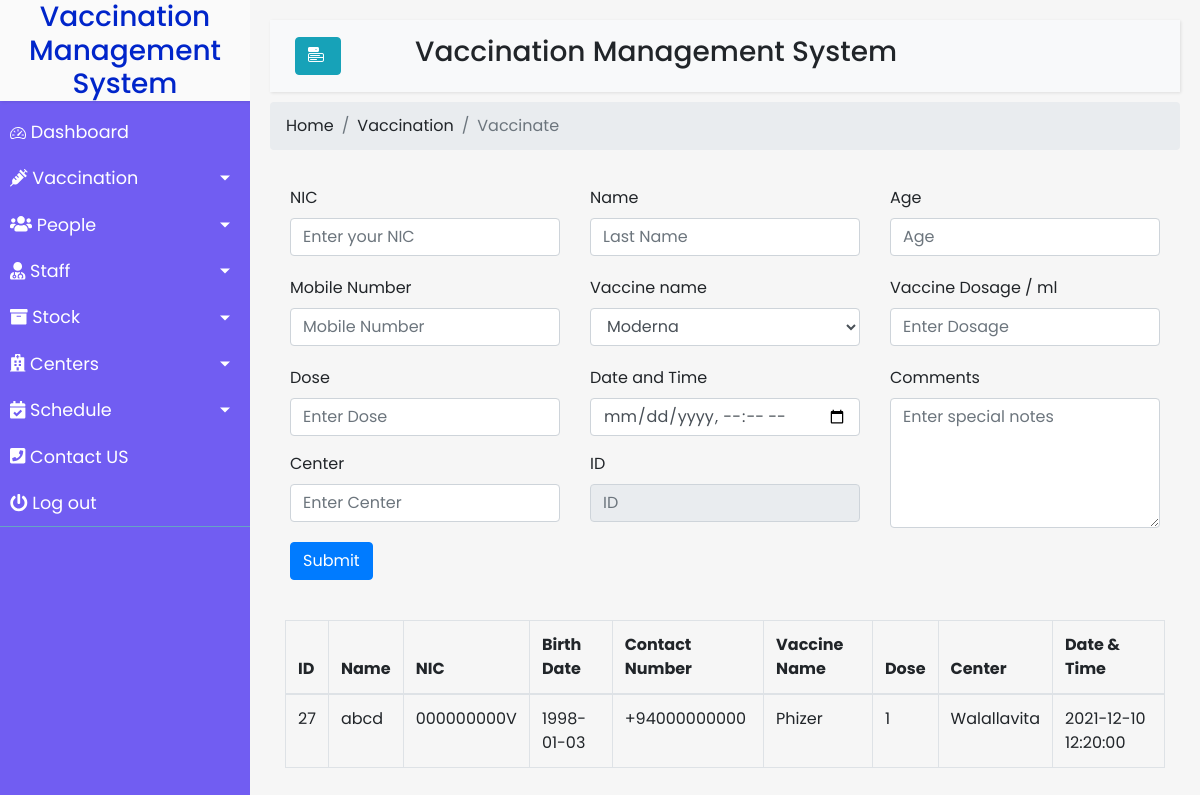
The page /Vaccination/Vaccinate.php on the database its author committed.
### tables this page shows
CREATE TABLE `schedule` (
  `id` int(11) NOT NULL,
  `nic` varchar(12) NOT NULL,
  `name` varchar(50) NOT NULL,
  `age` varchar(11) NOT NULL,
  `mobilenum` varchar(12) NOT NULL,
  `s_name` varchar(25) NOT NULL,
  `s_dose` int(11) NOT NULL,
  `s_center` varchar(25) NOT NULL,
  `s_datetime` datetime NOT NULL
);

### Vaccination/Vaccinate.php (the view, shortened to what this page needs)
<?php
include "config.php";
$result = mysqli_query($conn,"SELECT * FROM schedule order by id");
?>
<!DOCTYPE html>
<html>
<head>
    <link rel="stylesheet" href="https://stackpath.bootstrapcdn.com/bootstrap/4.1.0/css/bootstrap.min.css">
    <link rel="stylesheet" href="https://cdn.jsdelivr.net/npm/bootstrap-icons@1.5.0/font/bootstrap-icons.css">
    <link rel="stylesheet" href="Homepage.css">
    <link rel="stylesheet" href="Vac&Sched.css">
</head>
<body>
    <div class="wrapper">
        <?php include '../navbar.php' ?>
        <div id="content">
            <nav class="navbar navbar-expand-lg navbar-light bg-light">
                <div class="container-fluid">
                    <button type="button" id="sidebarCollapse" class="btn btn-info ">
                        <i class="bi bi-menu-button-fill"></i>
                    </button>
                    <h3 style="margin-right: 30%;">Vaccination Management System</h3>
                </div>
            </nav>
            <nav aria-label="breadcrumb">
                <ol class="breadcrumb">
                    <li class="breadcrumb-item"><a href="#">Home</a></li>
                    <li class="breadcrumb-item"><a href="#">Vaccination</a></li>
                    <li class="breadcrumb-item active" aria-current="page">Vaccinate</li>
                </ol>
            </nav>
              <div>
              <div class="card-body">
                                <form action="vinsert.php" method="POST">
                                    <div class="row">
                                        <div class="col-xl-4 col-md-6 col-12 mb-1">
                                            <div class="form-group">
                                                <label for="nic">NIC</label>
                                                <input type="text" class="form-control" id="nic"  name="nic"  placeholder="Enter your NIC" required/>
                                            </div>
                                        </div>
                                        <div class="col-xl-4 col-md-6 col-12 mb-1">
                                            <div class="form-group">
                                                <label for="name">Name</label>
                                                <input type="text" class="form-control" id="name"  name="name"    placeholder="Last Name" required/>
                                            </div>
                                        </div>
                                        <div class="col-xl-4 col-md-6 col-12 mb-1">
                                            <div class="form-group">
                                                <label for="age">Age</label>
                                                <input type="text" class="form-control" id="age" name="age"  placeholder="Age" required/>
                                            </div>
                                        </div>
                                        <div class="col-xl-4 col-md-6 col-12 mb-1">
                                            <div class="form-group">
                                                <label for="mobilenum">Mobile Number</label>
                                                <input type="text" class="form-control" id="mobilenum" name="mobilenum"    placeholder="Mobile Number" required/>
                                            </div>
                                        </div>
                                        <div class="col-xl-4 col-md-6 col-12 mb-1">
                                            <div class="form-group">
                                                <label for="vname">Vaccine name</label>
                                                <select class="form-control" value="a" id="vname" name="vname" placeholder="Vaccine Name" required>
                                                    <option value="Moderna">Moderna</option>
                                                </select>
                                            </div>
                                        </div>
                                        <div class="col-xl-4 col-md-6 col-12 mb-1">
                                            <div class="form-group">
                                                <label for="dosage">Vaccine Dosage / ml</label>
                                                <input type="text" class="form-control" id="dosage" name="dosage"  placeholder="Enter Dosage" required/>
                                            </div>
                                        </div>
                                        <div class="col-xl-4 col-md-6 col-12 mb-1">
                                            <div class="form-group">
                                                <label for="dose">Dose</label>
                                                <input type="text" class="form-control" id="dose" name="dose"   placeholder="Enter Dose" required/>
                                            </div>
                                            <div class="form-group">
                                                <label for="center">Center</label>
                                                <input type="text" class="form-control" id="center" name="center"  placeholder="Enter Center" required/>
                                            </div>
                                        </div>
                                        <div class="col-xl-4 col-md-6 col-12 mb-1">
                                            <div class="form-group">
                                                <label for="datetime">Date and Time</label>
                                                <input type="datetime-local" class="form-control" id="datetime"   name="datetime"  required>
                                            </div>
                                            <div class="form-group">
                                                <label for="id">ID</label>
                                                <input type="text" class="form-control" id="id" name="id"   placeholder="ID" disabled/>
                                            </div>
                                        </div>
                                        <div class="col-xl-4 col-md-6 col-12 mb-1">
                                            <div class="form-floating">
                                                <label for="comments">Comments</label>
                                                <textarea class="form-control" placeholder="Enter special notes" id="comments"  name="comments" style="height: 130px"></textarea>
                                            </div>
                                        </div>
                                        <div class="col-xl-4 col-md-6 col-12 mb-1">
                                            <div class="form-group">
                                                <button class="btn btn-primary" type="submit" name="submit">Submit</button>
                                            </div>
                                        </div>
                                    </div>
                            </form>
                            </div>
            </div>
            <div class="col-md-12">
            <div class="table-responsive">
                <table id="table" class="table table-bordered">
                    <thead>
                        <tr>
                            <th scope="col">ID</th>
                            <th scope="col">Name</th>
                            <th scope="col">NIC</th>
                            <th scope="col">Birth Date</th>
                            <th scope="col">Contact Number</th>
                            <th scope="col">Vaccine Name</th>
                            <th scope="col">Dose</th>
                            <th scope="col">Center</th>
                            <th scope="col">Date & Time</th>
                        </tr>
                    </thead>
                    <tbody>
                        <?php
                        $i=0;
                        while($row = mysqli_fetch_array($result)) {
                        ?>
                        <tr class="<?php if(isset($classname)) echo $classname;?>">
                            <td><?php echo $row["id"]; ?></td>
                            <td><?php echo $row["name"]; ?></td>
                            <td><?php echo $row["nic"]; ?></td>
                            <td><?php echo $row["age"]; ?></td>
                            <td><?php echo $row["mobilenum"]; ?></td>
                            <td><?php echo $row["s_name"]; ?></td>
                            <td><?php echo $row["s_dose"]; ?></td>
                            <td><?php echo $row["s_center"]; ?></td>
                            <td><?php echo $row["s_datetime"]; ?></td>
                        </tr>
                        <?php $i++; } ?>
                    </tbody>
                </table>
            </div>
            </div>
        </div>
    </div>
</body>
</html>

### Vaccination/Homepage.css (style rules this page uses)
body { font-family: 'Poppins', sans-serif; background: #e785eb; }
a, a:hover, a:focus { color: inherit; text-decoration: none; transition: all 0.3s; }
.navbar { padding: 15px 10px; background: #fff; border: none; border-radius: 0; margin-bottom: 10px; box-shadow: 1px 1px 3px rgba(0, 0, 0, 0.1); }
i, span { display: inline-block; }
.wrapper { display: flex; align-items: stretch; }
#content { width: 100%; padding: 20px; min-height: 100vh; transition: all 0.3s; background-color: #f6f6f6; }

### Vaccination/Vac&Sched.css (style rules this page uses)
html body { height: 100%; background-color: #f6f6f6; direction: ltr; }

### css/Homepage.css (style rules this page uses)
body { font-family: 'Poppins', sans-serif; background: #fafafa; }
a, a:hover, a:focus { color: inherit; text-decoration: none; transition: all 0.3s; }
.navbar { padding: 15px 10px; background: #fff; border: none; border-radius: 0; margin-bottom: 10px; box-shadow: 1px 1px 3px rgba(0, 0, 0, 0.1); }
i, span { display: inline-block; }
.wrapper { display: flex; align-items: stretch; }
#content { width: 100%; padding: 20px; min-height: 100vh; transition: all 0.3s; background-color: #f6f6f6; }

### rows shown on the page
schedule: id "27", name "abcd", nic "000000000V", age "1998-01-03", mobilenum "+94000000000", s_name "Phizer", s_dose "1", s_center "Walallavita", s_datetime "2021-12-10 12:20:00"
